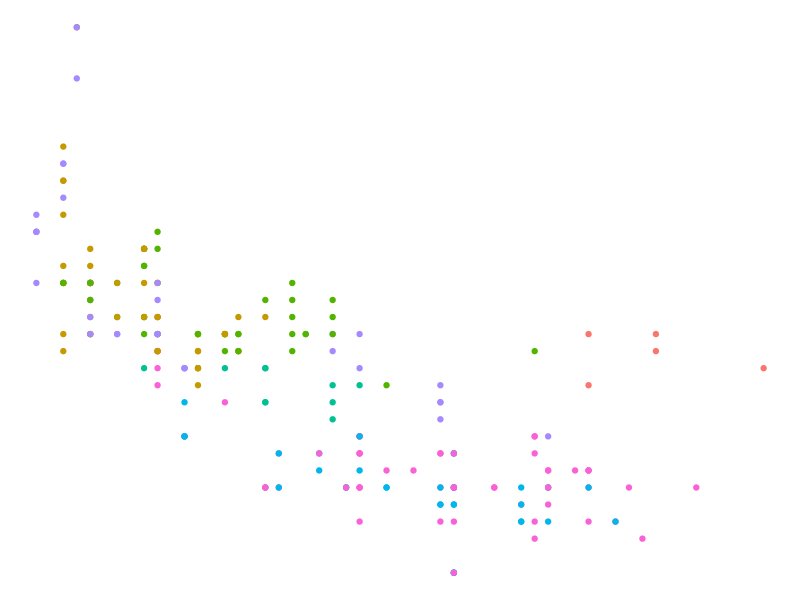
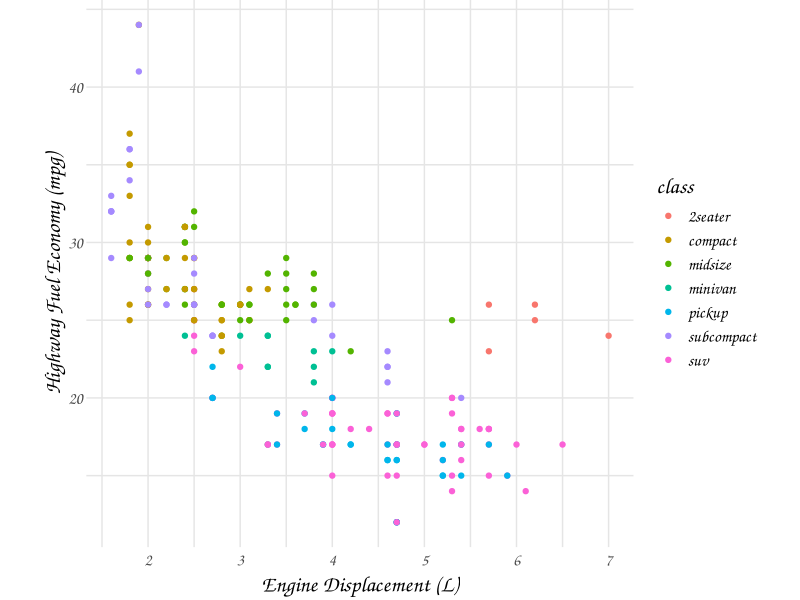
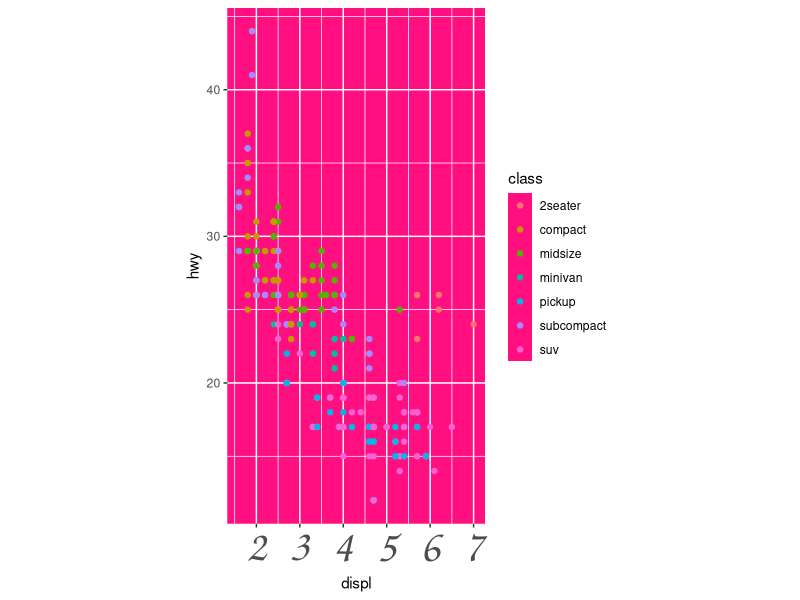

The R source for these figures, in order:
## ---- chunk 1
library(tidyverse)
# knitr options
knitr::opts_chunk$set(echo = TRUE)
## ---- chunk 2
mpg %>%
  ggplot(aes(displ, hwy, color = class)) +
  geom_point() +
  theme_void() +
  guides(size = "none", color = "none")
## ---- chunk 3
## NOTE: No need to edit; feel free to re-use this code!
theme_common <- function() {
  theme_minimal(base_family = "Comic Sans MS") %+replace%
  theme(
    axis.text.x = element_text(size = 12),
    axis.text.y = element_text(size = 12),
    axis.title.x = element_text(margin = margin(4, 4, 4, 4), size = 16),
    axis.title.y = element_text(margin = margin(4, 4, 4, 4), size = 16, angle = 90),

    legend.title = element_text(size = 16),
    legend.text = element_text(size = 12),

    strip.text.x = element_text(size = 12),
    strip.text.y = element_text(size = 12),

    panel.grid.major = element_line(color = "grey90"),
    panel.grid.minor = element_line(color = "grey90"),

    aspect.ratio = 4 / 4,

    plot.margin = unit(c(t = +0, b = +0, r = +0, l = +0), "cm"),
    plot.title = element_text(size = 18),
    plot.title.position = "plot",
    plot.subtitle = element_text(size = 16),
    plot.caption = element_text(size = 12)
  )
}
## ---- chunk 4
mpg %>%
  ggplot(aes(displ, hwy, color = class)) +
  geom_point() +
  labs(
    x = "Engine Displacement (L)",
    y = "Highway Fuel Economy (mpg)"
  ) +
  theme_common()
## ---- chunk 5
mpg %>%
  ggplot(aes(displ, hwy, color = class)) +
  geom_point() +
  theme(
    axis.text.x = element_text(size = 32, family = "Comic Sans MS"),
    aspect.ratio = 2,
    panel.background = element_rect(fill = "#ff0f7f"),
    
  )
